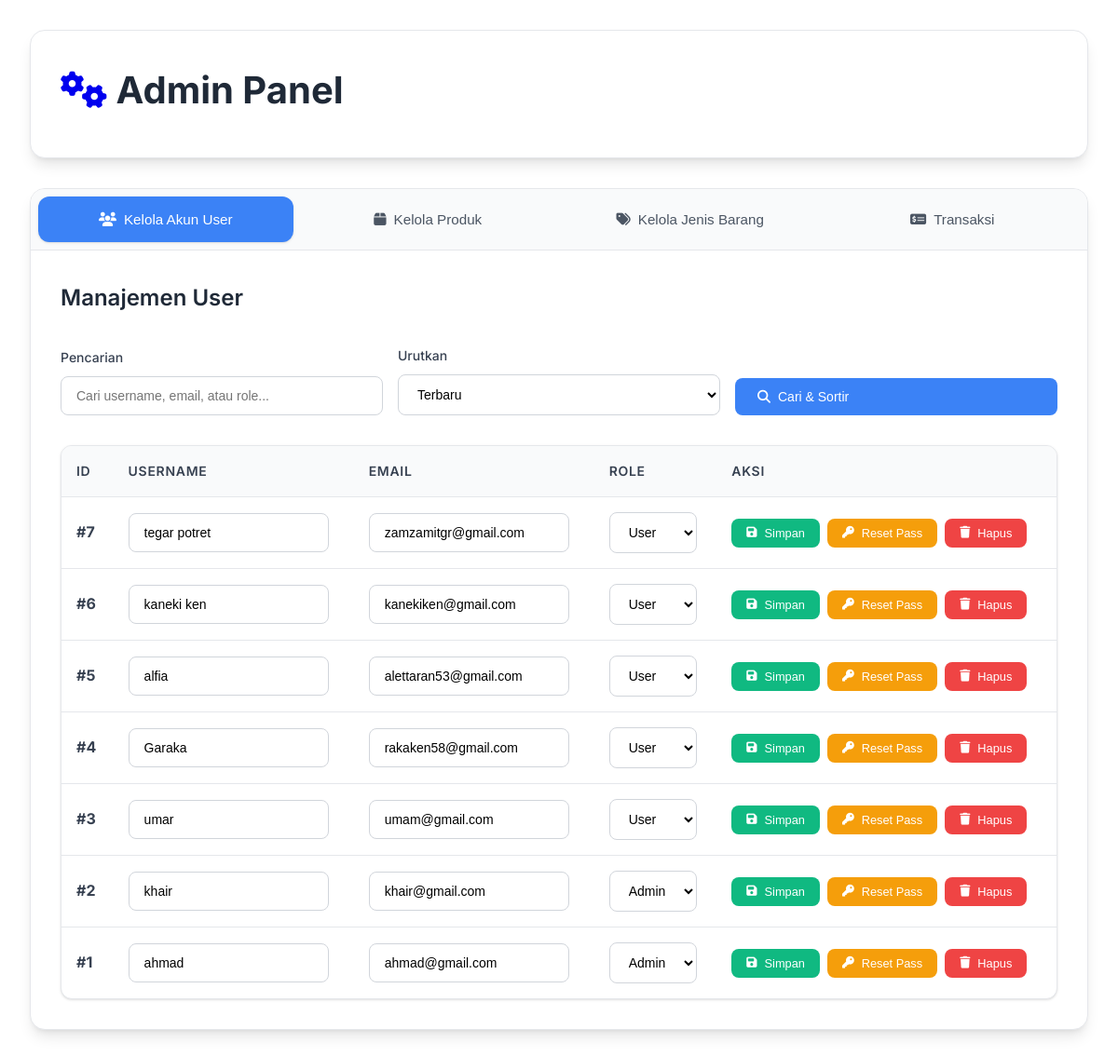
The app's page /pages/admin-panel.php (signed in) with its own data.
### tables this page shows
CREATE TABLE `user` (
  `id` int(11) NOT NULL,
  `username` varchar(100) DEFAULT NULL,
  `email` varchar(100) DEFAULT NULL,
  `password` varchar(255) DEFAULT NULL,
  `profile_image` varchar(255) DEFAULT NULL,
  `created_at` datetime DEFAULT current_timestamp(),
  `updated_at` datetime DEFAULT current_timestamp() ON UPDATE current_timestamp(),
  `nomor_hp` varchar(20) DEFAULT NULL,
  `alamat` text DEFAULT NULL,
  `city` varchar(100) DEFAULT NULL,
  `bio` text DEFAULT NULL,
  `id_lokasi` int(11) DEFAULT NULL,
  `role` varchar(120) DEFAULT NULL
);

### pages/admin-panel.php (the view, shortened to what this page needs)
<?php
include '../include/koneksi.php';
$user_search = isset($_GET['user_search']) ? mysqli_real_escape_string($conn, $_GET['user_search']) : '';
$user_sort = isset($_GET['user_sort']) ? $_GET['user_sort'] : 'terbaru';
$user_order = $user_sort=='nama' ? 'username ASC' : ($user_sort=='terlama' ? 'id ASC' : 'id DESC');
$user_where = $user_search ? "WHERE username LIKE '%$user_search%' OR email LIKE '%$user_search%' OR role LIKE '%$user_search%'" : '';
$users = mysqli_query($conn, "SELECT * FROM user $user_where ORDER BY $user_order");
?>
<!DOCTYPE html>
<html lang="id">
<head>
    <link rel="stylesheet" href="https://cdnjs.cloudflare.com/ajax/libs/font-awesome/6.4.0/css/all.min.css">
</head>
<body>
    <div class="admin-container">
        <div class="header">
            <h1><a href="dashboard.php" class="fas fa-cogs" style="text-decoration: none;"></a> Admin Panel</h1>
        </div>
        <div class="tabs-container">
            <div class="tabs-nav">
                <button class="tab-btn active" onclick="showTab('userTab')" id="defaultTab">
                    <i class="fas fa-users"></i> Kelola Akun User
                </button>
                <button class="tab-btn" onclick="showTab('produkTab')">
                    <i class="fas fa-box"></i> Kelola Produk
                </button>
                <button class="tab-btn" onclick="showTab('jenisTab')">
                    <i class="fas fa-tags"></i> Kelola Jenis Barang
                </button>
                <button class="tab-btn" onclick="showTab('transaksiTab')">
                    <i class="fas fa-money-check-alt"></i> Transaksi
                </button>
            </div>
            <div id="userTab" class="tab-content active">
                <div class="section-header">
                    <h2 class="section-title">Manajemen User</h2>
                </div>
                <form method="get" class="search-form">
                    <div class="form-group">
                        <label class="form-label">Pencarian</label>
                        <input type="text" name="user_search" value="<?php echo htmlspecialchars($user_search); ?>"
                               placeholder="Cari username, email, atau role..." class="form-control">
                    </div>
                    <div class="form-group">
                        <label class="form-label">Urutkan</label>
                        <select name="user_sort" class="form-control">
                            <option value="terbaru" <?php if($user_sort=='terbaru')echo'selected';?>>Terbaru</option>
                        </select>
                    </div>
                    <div class="form-group">
                        <button type="submit" class="btn btn-primary">
                            <i class="fas fa-search"></i> Cari & Sortir
                        </button>
                    </div>
                </form>
                <div class="table-container">
                    <div class="responsive-table">
                        <table class="table">
                            <thead>
                                <tr>
                                    <th>ID</th>
                                    <th>Username</th>
                                    <th>Email</th>
                                    <th>Role</th>
                                    <th>Aksi</th>
                                </tr>
                            </thead>
                            <tbody>
                                <?php while($u = mysqli_fetch_assoc($users)): ?>
                                <tr>
                                    <form method="post" class="user-edit-form">
                                        <td><strong>#<?php echo $u['id']; ?></strong></td>
                                        <td>
                                            <input type="text" name="edit_username" value="<?php echo htmlspecialchars($u['username']); ?>"
                                                   required class="form-control" style="margin:0;">
                                        </td>
                                        <td>
                                            <input type="email" name="edit_email" value="<?php echo htmlspecialchars($u['email']); ?>"
                                                   required class="form-control" style="margin:0;">
                                        </td>
                                        <td>
                                            <select name="edit_role" class="form-control" style="margin:0;">
                                                <option value="user" <?php if($u['role']==='user')echo'selected';?>>User</option>
                                                <option value="admin" <?php if($u['role']==='admin')echo'selected';?>>Admin</option>
                                            </select>
                                        </td>
                                        <td>
                                            <div class="actions-group">
                                                <button type="submit" class="btn btn-success btn-sm">
                                                    <i class="fas fa-save"></i> Simpan
                                                </button>
                                    </form>
                                    <form method="post" style="display:inline;">
                                        <button type="submit" class="btn btn-warning btn-sm"
                                                onclick="return confirm('Reset password user ke 123?')">
                                            <i class="fas fa-key"></i> Reset Pass
                                        </button>
                                    </form>
                                    <form method="post" style="display:inline;">
                                        <button type="submit" class="btn btn-danger btn-sm"
                                                onclick="return confirm('Hapus user ini?')">
                                            <i class="fas fa-trash"></i> Hapus
                                        </button>
                                    </form>
                                            </div>
                                </tr>
                                <?php endwhile; ?>
</body>
</html>

### pages/admin-panel.php (style rules this page uses)
* { margin: 0; padding: 0; box-sizing: border-box; }
:root { --primary-color: #3b82f6; --primary-dark: #2563eb; --success-color: #10b981; --success-dark: #059669; --danger-color: #ef4444; --danger-dark: #dc2626; --warning-color: #f59e0b; --warning-dark: #d97706; --gray-50: #f9fafb; --gray-100: #f3f4f6; --gray-200: #e5e7eb; --gray-300: #d1d5db; --gray-400: #9ca3af; --gray-500: #6b7280; --gray-600: #4b5563; --gray-700: #374151; --gray-800: #1f2937; --gray-900: #111827; --shadow-sm: 0 1px 2px 0 rgb(0 0 0 / 0.05); --shadow: 0 1px 3px 0 rgb(0 0 0 / 0.1), 0 1px 2px -1px rgb(0 0 0 / 0.1); --shadow-md: 0 4px 6px -1px rgb(0 0 0 / 0.1), 0 2px 4px -2px rgb(0 0 0 / 0.1); --shadow-lg: 0 10px 15px -3px rgb(0 0 0 / 0.1), 0 4px 6px -4px rgb(0 0 0 / 0.1); }
body { font-family: 'Inter', -apple-system, BlinkMacSystemFont, sans-serif; min-height: 100vh; color: var(--gray-700); line-height: 1.6; }
.admin-container { max-width: 1200px; margin: 0 auto; padding: 2rem; }
.header { background: white; border-radius: 16px; padding: 2rem; margin-bottom: 2rem; box-shadow: var(--shadow-lg); border: 1px solid var(--gray-200); }
.header h1 { font-size: 2.5rem; font-weight: 700; color: var(--gray-800); margin-bottom: 0.5rem; }
.tabs-container { background: white; border-radius: 16px; box-shadow: var(--shadow-lg); border: 1px solid var(--gray-200); overflow: hidden; }
.tabs-nav { display: flex; background: var(--gray-50); border-bottom: 1px solid var(--gray-200); padding: 0.5rem; gap: 0.5rem; }
.tab-btn { flex: 1; padding: 1rem 1.5rem; border: none; background: transparent; color: var(--gray-600); font-weight: 500; font-size: 0.95rem; border-radius: 12px; cursor: pointer; transition: all 0.2s ease; display: flex; align-items: center; justify-content: center; gap: 0.5rem; }
.tab-btn.active { background: var(--primary-color); color: white; box-shadow: var(--shadow); }
.tab-content { padding: 2rem; display: none; }
.tab-content.active { display: block; }
.section-header { display: flex; justify-content: space-between; align-items: center; margin-bottom: 2rem; }
.section-title { font-size: 1.5rem; font-weight: 600; color: var(--gray-800); }
.search-form { display: flex; gap: 1rem; margin-bottom: 2rem; flex-wrap: wrap; align-items: end; }
.form-group { display: flex; flex-direction: column; gap: 0.5rem; flex: 1; min-width: 200px; }
.form-label { font-size: 0.875rem; font-weight: 500; color: var(--gray-700); }
.form-control { padding: 0.75rem 1rem; border: 1px solid var(--gray-300); border-radius: 8px; font-size: 0.875rem; transition: all 0.2s ease; background: white; }
.btn { padding: 0.75rem 1.5rem; border: none; border-radius: 8px; font-weight: 500; font-size: 0.875rem; cursor: pointer; transition: all 0.2s ease; display: inline-flex; align-items: center; gap: 0.5rem; text-decoration: none; white-space: nowrap; }
.btn-primary { background: var(--primary-color); color: white; }
.btn-success { background: var(--success-color); color: white; }
.btn-warning { background: var(--warning-color); color: white; }
.btn-danger { background: var(--danger-color); color: white; }
.btn-sm { padding: 0.5rem 1rem; font-size: 0.8rem; }
.table-container { background: white; border-radius: 12px; overflow: hidden; box-shadow: var(--shadow); border: 1px solid var(--gray-200); }
.table { width: 100%; border-collapse: collapse; }
.table th, .table td { padding: 1rem; text-align: left; border-bottom: 1px solid var(--gray-200); }
.table th { background: var(--gray-50); font-weight: 600; color: var(--gray-700); font-size: 0.875rem; text-transform: uppercase; letter-spacing: 0.05em; }
.table tbody tr { transition: background-color 0.2s ease; }
.table tbody tr:last-child td { border-bottom: none; }
.actions-group { display: flex; gap: 0.5rem; flex-wrap: wrap; }
.responsive-table { overflow-x: auto; }

### records on screen
user: id "7", edit_username "tegar potret", edit_email "zamzamitgr@gmail.com"
user: id "6", edit_username "kaneki ken", edit_email "kanekiken@gmail.com"
user: id "5", edit_username "alfia", edit_email "alettaran53@gmail.com"
user: id "4", edit_username "Garaka", edit_email "rakaken58@gmail.com"
user: id "3", edit_username "umar", edit_email "umam@gmail.com", edit_role "User"
user: id "2", edit_username "khair", edit_email "khair@gmail.com", edit_role "Admin"
user: id "1", edit_username "ahmad", edit_email "ahmad@gmail.com", edit_role "Admin"
